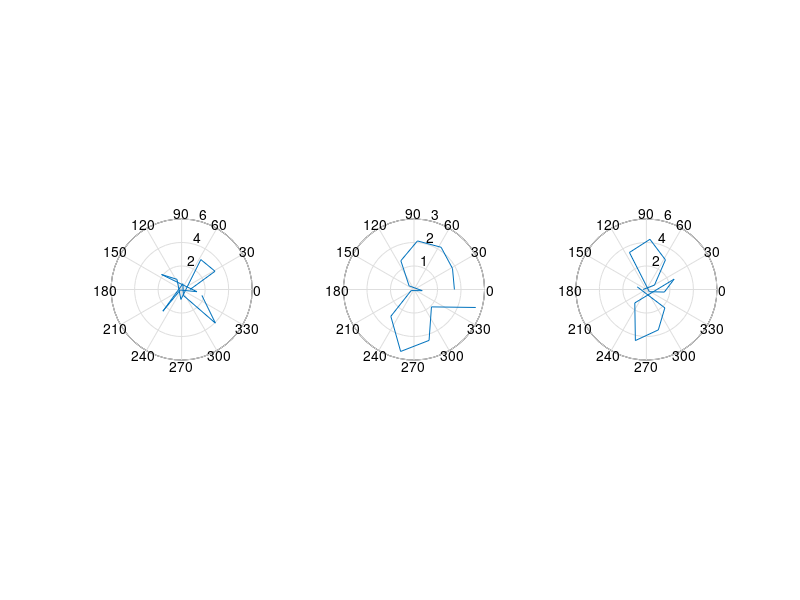

The MATLAB source for this figure:
%problema2 Laborator 2

x=0:0.5:2*pi;
f=exp(cos(x))-2*cos(4*x)+sin((x/12).^5);
subplot(1,3,1)
polar(x, f)

f=exp(cos(x))-cos(2*x)+sin((x/4).^5);
subplot(1,3,2)
polar(x, f)

f=exp(cos(x))-3*cos(2*x)+sin((x/2).^5);
subplot(1,3,3)
polar(x, f)